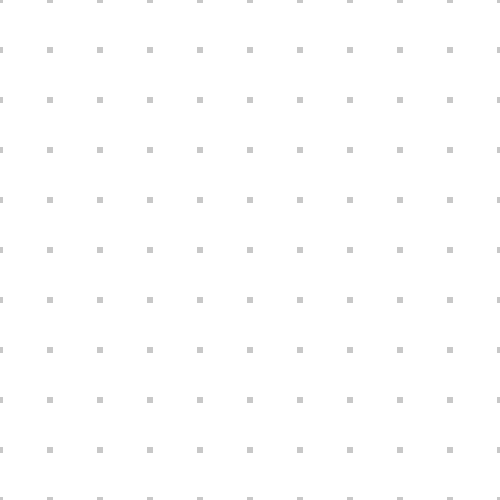
Frame 1 (no input)
Frame 60 (no input): identical to frame 1, image omitted
Frame 120 (the mouse pressed at the canvas centre since frame 60): identical to frame 1, image omitted

The p5.js sketch that drew this single still picture (run headless with seeded random() and noise() and a simulated clock; from frame 60 on, the mouse is pressed at the canvas centre):

// p5.js sketch
// ── sketch.js
var grid;

// --------------------------------------------
function setup()
{
  	createCanvas(500, 500);
	grid = new Grid(10);
}

// --------------------------------------------
function draw()
{
	background(255);
	grid.draw();
}

// --------------------------------------------
function Path()
{

}


// --------------------------------------------
function Grid(columns_)
{
	this.columns = columns_;	
	this.dim = width / this.columns;
	this.rows = parseInt(height / this.dim);

	this.points = Array( (this.columns+1) * (this.rows+1) );
	for (var r=0; r<=this.rows; r++)
	{
		for (var c=0;c<=this.columns;c++)
		{
			this.points[r + (this.columns+1)*c] = { x:c*this.dim, y:r*this.dim };
		}
	}

	this.draw = function()
	{
		noStroke();
		fill(200);
		rectMode(CENTER);
		for (var i=0; i<this.points.length; i++ )
		{
			var p = this.points[i];
			rect(p.x,p.y,6,6);
		}
	}

}
